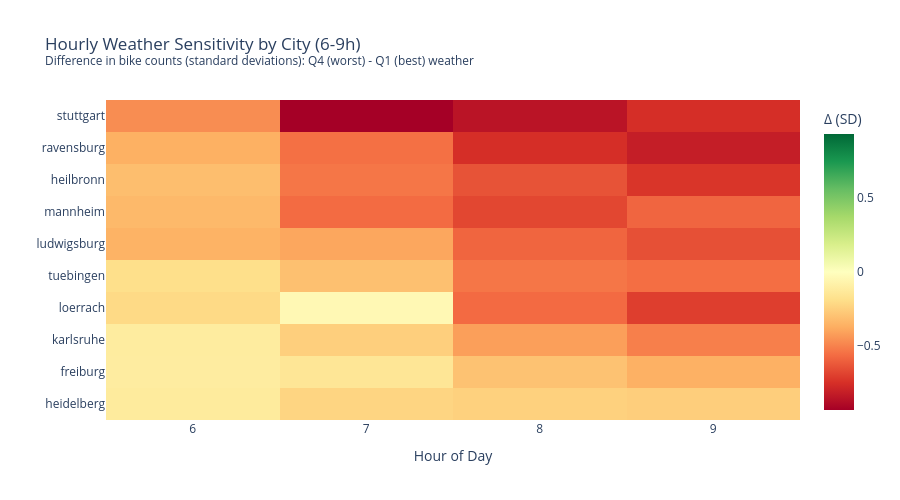

Source (notebook cell):
### Code cell
# Heatmap showing hourly weather sensitivity by city
fig = plot_city_weather_sensitivity_heatmap(
    data_dict,
    title="Hourly Weather Sensitivity by City",
    hour_range=(6, 9)
)
fig.show()

### Figure 1 — Plotly figure (JSON) as saved in the notebook; plotly's stock layout.template omitted (floating-point values rounded to 4 significant figures)
{"data": [{"colorbar": {"title": {"text": "Δ (SD)"}}, "colorscale": [[0, "rgb(165,0,38)"], [0.1, "rgb(215,48,39)"], [0.2, "rgb(244,109,67)"], [0.3, "rgb(253,174,97)"], [0.4, "rgb(254,224,139)"], [0.5, "rgb(255,255,191)"], [0.6, "rgb(217,239,139)"], [0.7, "rgb(166,217,106)"], [0.8, "rgb(102,189,99)"], [0.9, "rgb(26,152,80)"], [1, "rgb(0,104,55)"]], "hovertemplate": "City: %{y}<br>Hour: %{x}<br>Change: %{z:.2f} SD<extra></extra>", "type": "heatmap", "x": [6, 7, 8, 9], "y": ["heidelberg", "freiburg", "karlsruhe", "loerrach", "tuebingen", "ludwigsburg", "mannheim", "heilbronn", "ravensburg", "stuttgart"], "z": [[-0.1206, -0.2253, -0.2415, -0.2512], [-0.1113, -0.1477, -0.2985, -0.3605], [-0.115, -0.2497, -0.4145, -0.5055], [-0.2069, -0.03912, -0.5658, -0.6999], [-0.1872, -0.3045, -0.5329, -0.5555], [-0.3522, -0.391, -0.5819, -0.6452], [-0.3308, -0.5645, -0.675, -0.5809], [-0.3138, -0.5312, -0.6386, -0.7297], [-0.3612, -0.5493, -0.7522, -0.8146], [-0.4672, -0.9297, -0.8533, -0.7501]], "zmid": 0}], "layout": {"height": 500, "title": {"text": "Hourly Weather Sensitivity by City (6-9h)<br><sup>Difference in bike counts (standard deviations): Q4 (worst) - Q1 (best) weather</sup>"}, "xaxis": {"dtick": 1, "tick0": 0, "tickmode": "linear", "title": {"text": "Hour of Day"}}, "yaxis": {"title": {"text": ""}}}}
